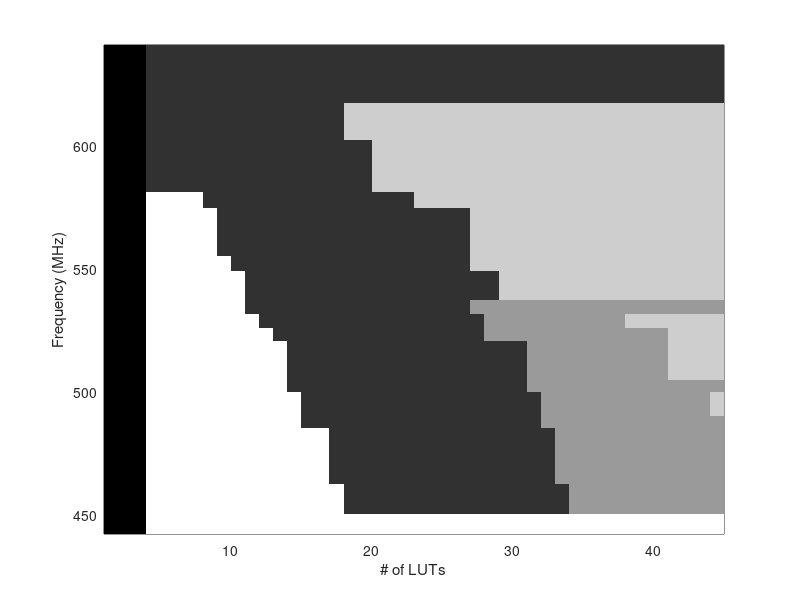

Here is the MATLAB script that generated this plot:
% plot results in different zones
% 3nd version
clear;
clc;
RCA_New=importdata('./RCA_New_Area.mat');   %   #1
RCA_Trad=importdata('./RCA_Trad_Area.mat');    %   #2
CSA2=importdata('./CSA2_Area.mat');         %   #3
CSA3=importdata('./CSA3_Area.mat');         %   #4

% scan CSA3, which has the largest width
[len_csa3,wid_csa3]=size(CSA3);

%data processing
delta_csa2=CSA3(1,1)-CSA2(1,1);
temp=repmat(CSA2(:,1),1,delta_csa2);
CSA2=[temp,CSA2];
[len_csa2,wid_csa2]=size(CSA2);
CSA2(1,:)=(CSA3(1,1):-1:CSA2(1,wid_csa2));

delta_rcaT=CSA3(1,1)-RCA_Trad(1,1);
RCA_Trad=[repmat(RCA_Trad(:,1),1,delta_rcaT),RCA_Trad];
[len_rcaT,wid_rcaT]=size(RCA_Trad);
RCA_Trad(1,:)=(CSA3(1,1):-1:RCA_Trad(1,wid_rcaT));

delta_rcaN=CSA3(1,1)-RCA_New(1,1);
RCA_New=[repmat(RCA_New(:,1),1,delta_rcaN),RCA_New];
[len_rcaN,wid_rcaN]=size(RCA_New);
RCA_New(1,:)=(CSA3(1,1):-1:RCA_New(1,wid_rcaN));

[len_csa2,wid_csa2]=size(CSA2);
[len_rcaN,wid_rcaN]=size(RCA_New);
[len_rcaT,wid_rcaT]=size(RCA_Trad);
len=max([len_csa3,len_csa2,len_rcaN,len_rcaT]);
wid=max([wid_csa3,wid_csa2,wid_rcaN,wid_rcaT]);

TF=zeros(len,CSA3(1,1));   %initialize Trade-Off matrix
for i=1:1:wid_csa3
    TF(1:len_csa3,CSA3(1,i))=4;
    %TF(:,CSA3(1,i))=127;
end

for col=1:1:wid_csa2
    if TF(:,CSA2(1,col))==0
       TF(:,CSA2(1,col))=3;
    end    
end

for col=1:1:wid_rcaT
    if TF(:,RCA_Trad(1,col))==0
       TF(:,RCA_Trad(1,col))=2;
    end
end

for col=1:1:wid_rcaN
    if TF(:,RCA_New(1,col))==0
       TF(:,RCA_New(1,col))=1;
    end
end

[len_TF,wid_TF]=size(TF);
for i=wid_TF:-1:4   %area
    col_csa3=find(CSA3(1,:)==i);            %column number of csa2
    col_csa2=find(CSA2(1,:)==i);            %column number of csa2
    col_rcaT=find(RCA_Trad(1,:)==i);        %column number of rcaT
    col_rcaN=find(RCA_New(1,:)==i);         %column number of rcaN
    %for j=1:1:len_TF     %freq
    for j=1:min(length(CSA3),length(CSA2))-1
        csa3_temp=CSA3(j+1,col_csa3);
        csa2_temp=CSA2(j+1,col_csa2);
        rcaT_temp=RCA_Trad(j+1,col_rcaT);
        rcaN_temp=RCA_New(j+1,col_rcaN);
        temp=[rcaN_temp,rcaT_temp,csa2_temp,csa3_temp];
        Ele=find(temp==min(temp));
        %TF(j,i)=min(Ele);
        if find(Ele==1)>0
            if find(Ele==2)>0   % exits RCA_Trad
                TF(j,i)=5;
            else
                TF(j,i)=1;      % exits RCA_New only
            end
        else
            TF(j,i)=min(Ele);
        end                             
    end
end
%  
TFM=TF(1:36,:);
[a,b]=find(TFM==2);
TFM(a,b)=1;
TFM(35:36,4:44)=1;
TFM=[TFM TFM(:,44)];    %add extra column, area=45
%TFM(1:2,4:44)=5;           %set error-free region
%Freq=(2.26:-0.02:1.56);
Freq=1000./(2.26:-0.02:1.56);
Area=(1:45);
[xx,yy]=meshgrid(Area,Freq);
pcolor(xx,yy,TFM);
shading flat;
colormap gray
xlabel('# of LUTs');
ylabel('Frequency (MHz)');






